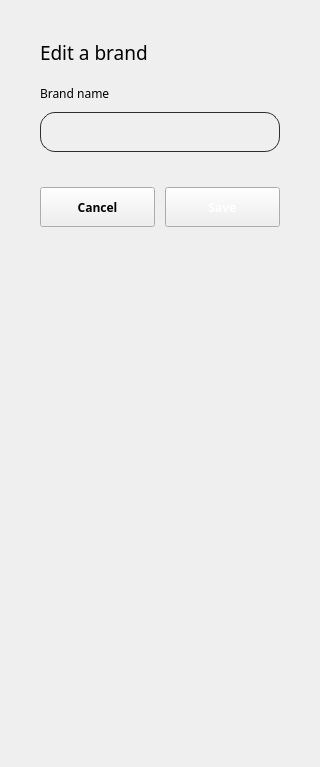
                       <widget class="QWidget" name="page_brands_edit">
                        <layout class="QGridLayout" name="gridLayout_16">
                         <property name="leftMargin">
                          <number>0</number>
                         </property>
                         <property name="topMargin">
                          <number>0</number>
                         </property>
                         <property name="rightMargin">
                          <number>0</number>
                         </property>
                         <property name="bottomMargin">
                          <number>0</number>
                         </property>
                         <property name="spacing">
                          <number>0</number>
                         </property>
                         <item row="0" column="0">
                          <widget class="QWidget" name="widget_brands_edit" native="true">
                           <layout class="QVBoxLayout" name="verticalLayout_59">
                            <property name="spacing">
                             <number>20</number>
                            </property>
                            <property name="leftMargin">
                             <number>40</number>
                            </property>
                            <property name="topMargin">
                             <number>40</number>
                            </property>
                            <property name="rightMargin">
                             <number>40</number>
                            </property>
                            <property name="bottomMargin">
                             <number>40</number>
                            </property>
                            <item>
                             <widget class="QLabel" name="label_60">
                              <property name="minimumSize">
                               <size>
                                <width>0</width>
                                <height>25</height>
                               </size>
                              </property>
                              <property name="maximumSize">
                               <size>
                                <width>16777215</width>
                                <height>25</height>
                               </size>
                              </property>
                              <property name="font">
                               <font>
                                <family>Hauora ExtraBold</family>
                                <pointsize>14</pointsize>
                               </font>
                              </property>
                              <property name="text">
                               <string>Edit a brand</string>
                              </property>
                             </widget>
                            </item>
                            <item>
                             <widget class="QWidget" name="widget_30" native="true">
                              <property name="minimumSize">
                               <size>
                                <width>0</width>
                                <height>67</height>
                               </size>
                              </property>
                              <property name="maximumSize">
                               <size>
                                <width>16777215</width>
                                <height>67</height>
                               </size>
                              </property>
                              <layout class="QVBoxLayout" name="verticalLayout_67">
                               <property name="spacing">
                                <number>10</number>
                               </property>
                               <property name="leftMargin">
                                <number>0</number>
                               </property>
                               <property name="topMargin">
                                <number>0</number>
                               </property>
                               <property name="rightMargin">
                                <number>0</number>
                               </property>
                               <property name="bottomMargin">
                                <number>0</number>
                               </property>
                               <item>
                                <widget class="QLabel" name="label_68">
                                 <property name="minimumSize">
                                  <size>
                                   <width>0</width>
                                   <height>17</height>
                                  </size>
                                 </property>
                                 <property name="maximumSize">
                                  <size>
                                   <width>16777215</width>
                                   <height>17</height>
                                  </size>
                                 </property>
                                 <property name="font">
                                  <font>
                                   <family>Hauora</family>
                                   <pointsize>9</pointsize>
                                  </font>
                                 </property>
                                 <property name="text">
                                  <string>Brand name</string>
                                 </property>
                                </widget>
                               </item>
                               <item>
                                <widget class="QLineEdit" name="lineEdit_brands_name_edit">
                                 <property name="minimumSize">
                                  <size>
                                   <width>240</width>
                                   <height>40</height>
                                  </size>
                                 </property>
                                 <property name="maximumSize">
                                  <size>
                                   <width>400</width>
                                   <height>40</height>
                                  </size>
                                 </property>
                                 <property name="font">
                                  <font>
                                   <family>Hauora</family>
                                   <pointsize>9</pointsize>
                                  </font>
                                 </property>
                                 <property name="styleSheet">
                                  <string notr="true">border-radius: 15px;
background-color: rgba(0,0,0,0);
border: 1px solid rgb(45, 45, 45);
padding-top: 4px;
padding-bottom: 4px;
padding-left: 8px;
padding-right: 8px;

</string>
                                 </property>
                                 <property name="text">
                                  <string/>
                                 </property>
                                </widget>
                               </item>
                              </layout>
                             </widget>
                            </item>
                            <item>
                             <widget class="QWidget" name="widget_brands_actions_edit" native="true">
                              <property name="minimumSize">
                               <size>
                                <width>210</width>
                                <height>0</height>
                               </size>
                              </property>
                              <property name="maximumSize">
                               <size>
                                <width>400</width>
                                <height>55</height>
                               </size>
                              </property>
                              <layout class="QHBoxLayout" name="horizontalLayout_16">
                               <property name="spacing">
                                <number>10</number>
                               </property>
                               <property name="leftMargin">
                                <number>0</number>
                               </property>
                               <property name="topMargin">
                                <number>15</number>
                               </property>
                               <property name="rightMargin">
                                <number>0</number>
                               </property>
                               <property name="bottomMargin">
                                <number>0</number>
                               </property>
                               <item>
                                <widget class="QPushButton" name="pushButton_brands_edit_cancel">
                                 <property name="minimumSize">
                                  <size>
                                   <width>100</width>
                                   <height>40</height>
                                  </size>
                                 </property>
                                 <property name="maximumSize">
                                  <size>
                                   <width>195</width>
                                   <height>40</height>
                                  </size>
                                 </property>
                                 <property name="font">
                                  <font>
                                   <family>Hauora</family>
                                   <pointsize>9</pointsize>
                                   <bold>true</bold>
                                  </font>
                                 </property>
                                 <property name="cursor">
                                  <cursorShape>ArrowCursor</cursorShape>
                                 </property>
                                 <property name="layoutDirection">
                                  <enum>Qt::LeftToRight</enum>
                                 </property>
                                 <property name="styleSheet">
                                  <string notr="true"/>
                                 </property>
                                 <property name="text">
                                  <string>Cancel</string>
                                 </property>
                                 <property name="iconSize">
                                  <size>
                                   <width>30</width>
                                   <height>30</height>
                                  </size>
                                 </property>
                                 <property name="checkable">
                                  <bool>true</bool>
                                 </property>
                                 <property name="autoExclusive">
                                  <bool>true</bool>
                                 </property>
                                 <attribute name="buttonGroup">
                                  <string notr="true">buttonGroup_brands_edit</string>
                                 </attribute>
                                </widget>
                               </item>
                               <item>
                                <widget class="QPushButton" name="pushButton_brands_edit_save">
                                 <property name="minimumSize">
                                  <size>
                                   <width>100</width>
                                   <height>40</height>
                                  </size>
                                 </property>
                                 <property name="maximumSize">
                                  <size>
                                   <width>195</width>
                                   <height>40</height>
                                  </size>
                                 </property>
                                 <property name="font">
                                  <font>
                                   <family>Hauora</family>
                                   <pointsize>9</pointsize>
                                   <bold>true</bold>
                                  </font>
                                 </property>
                                 <property name="cursor">
                                  <cursorShape>ArrowCursor</cursorShape>
                                 </property>
                                 <property name="layoutDirection">
                                  <enum>Qt::LeftToRight</enum>
                                 </property>
                                 <property name="styleSheet">
                                  <string notr="true">color: rgb(255, 255, 255);</string>
                                 </property>
                                 <property name="text">
                                  <string>Save</string>
                                 </property>
                                 <property name="iconSize">
                                  <size>
                                   <width>30</width>
                                   <height>30</height>
                                  </size>
                                 </property>
                                 <property name="checkable">
                                  <bool>true</bool>
                                 </property>
                                 <property name="autoExclusive">
                                  <bool>true</bool>
                                 </property>
                                 <attribute name="buttonGroup">
                                  <string notr="true">buttonGroup_brands_edit</string>
                                 </attribute>
                                </widget>
                               </item>
                              </layout>
                             </widget>
                            </item>
                            <item>
                             <spacer name="verticalSpacer_29">
                              <property name="orientation">
                               <enum>Qt::Vertical</enum>
                              </property>
                              <property name="sizeType">
                               <enum>QSizePolicy::Fixed</enum>
                              </property>
                              <property name="sizeHint" stdset="0">
                               <size>
                                <width>20</width>
                                <height>500</height>
                               </size>
                              </property>
                             </spacer>
                            </item>
                           </layout>
                          </widget>
                         </item>
                        </layout>
                       </widget>
